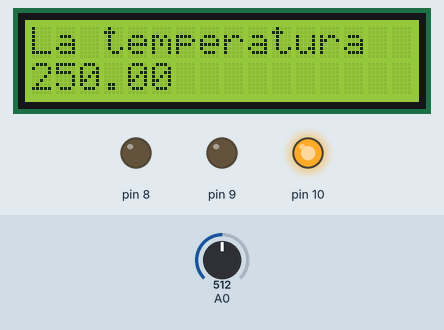
The sketch below on a simulated Arduino Uno, built with avr-gcc and run on an emulated ATmega328P. Shown: 16×2 character LCD, output pins drawn as LEDs (lit = HIGH). The inputs (shaded band) are chosen by the test bench; at power-on: A0 = 512.

Above: at 1.2 s.
1.3 s: A0 set to 67
At 2.4 s:
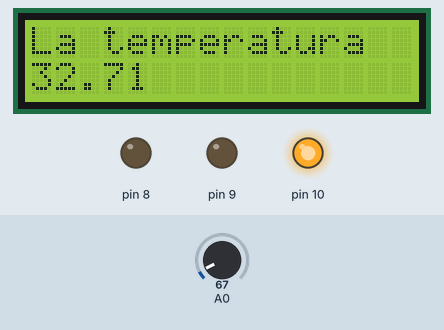
5.4 s: A0 set to 55
At 7.9 s:
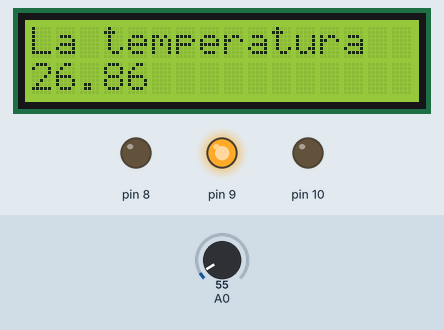
9.5 s: A0 set to 20
At 11.9 s:
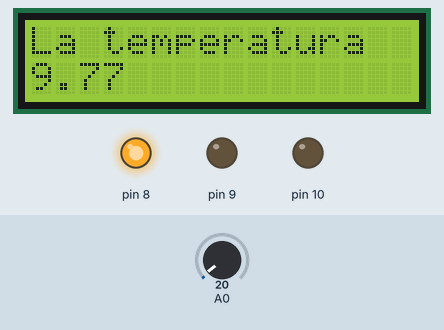
Timing chart, 0 to 13.4 s (numbered marks = the images above; inputs shaded):
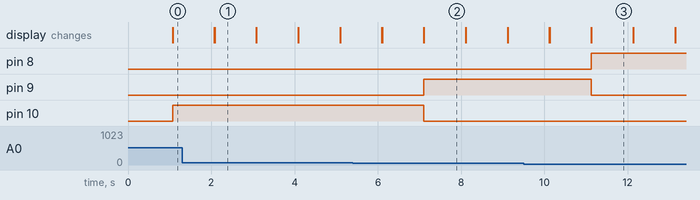

Measured:
- the behaviour switches between 62 and 61 on A0 (found by bisection; images 1 and 2)
- after the input at 1.3 s, the display: first differs from a run without the input after 0.78 s (image 1)
- after the input at 5.4 s, pin 9: LOW → HIGH after 1.7 s; pin 10: HIGH → LOW after 1.7 s; the display: first differs from a run without the input after 0.70 s (image 2)
- after the input at 9.5 s, pin 8: LOW → HIGH after 1.6 s; pin 9: HIGH → LOW after 1.6 s; the display: first differs from a run without the input after 0.62 s (image 3)
- what the display in image 1 shows lasts 1.0 s, from 2.1 s to 3.1 s

The sketch:

pruebaDeSensor.ino
```cpp
#include <LiquidCrystal.h>

int valor, npin;
float temp;
LiquidCrystal lcd (1,2,4,5,6,7);


void setup() {
valor = 0;
temp = 0.0;
lcd.begin(16,2);
lcd.clear();

for(npin=8; npin<=10; npin++){

  pinMode(npin,OUTPUT);
  }

}

void loop() {
  valor = analogRead(A0);
  temp = (500.0 * valor)/1024.0;
  lcd.print("La temperatura ");
  lcd.setCursor(0,1);
  lcd.print(temp);
  delay(1000);
  lcd.clear();

if(temp < 25){

  digitalWrite(8,HIGH);
  digitalWrite(9,LOW);
  digitalWrite(10,LOW);
  }

if(temp>=25 && temp<30){

  digitalWrite(8,LOW);
  digitalWrite(9,HIGH);
  digitalWrite(10,LOW);

  }

if(temp>30){

  digitalWrite(8,LOW);
  digitalWrite(9,LOW);
  digitalWrite(10,HIGH);

  }

}
```
